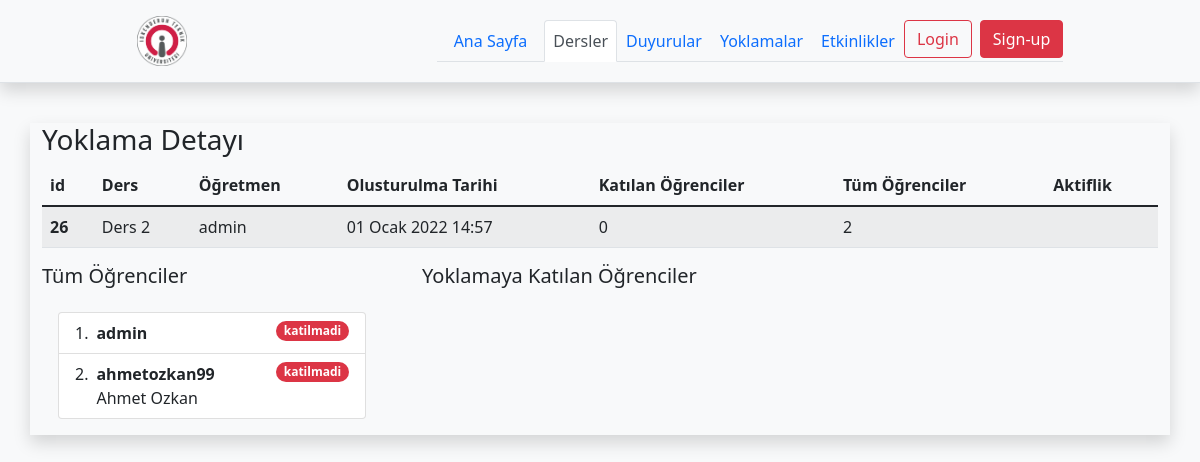
The app's page /lessons/attendance/26, older data.
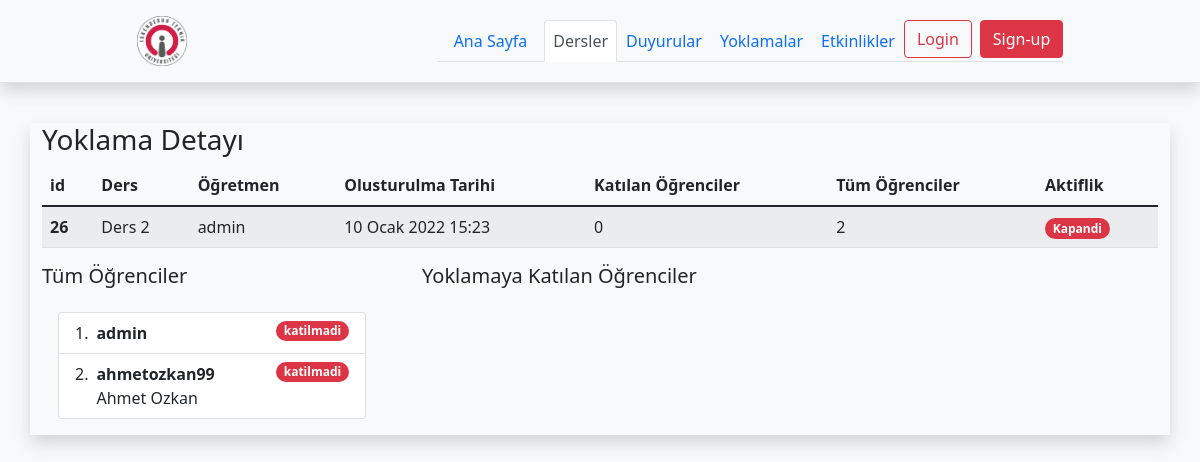
The same page, newer data.
### lessons/models.py (models this page shows, shortened)
class Attendance(models.Model):
    id = models.BigAutoField(primary_key=True)
    lesson = models.ForeignKey(Lesson,on_delete=models.CASCADE,related_name='attendance_lesson')
    user_joined= models.ManyToManyField(User,blank=True,related_name="attendance_joined")
    date = models.DateTimeField()
    date2 = models.DateTimeField()
    date_now = models.DateTimeField(auto_now=True,unique=True)
    avaliable = models.BooleanField(default=True)
    qr_code = models.ImageField(upload_to='qr_codes',blank=True)
    qr_url=models.URLField(blank=True,null=True)

class Lesson(models.Model):
    teacher = models.ForeignKey(User, null=True,on_delete=models.CASCADE)
    name = models.CharField(max_length=128,unique=True)
    image  = models.ImageField(upload_to="lessons/%Y/%m/%d/",default = "lessons/default_lesson_image.png")
    description = models.TextField(blank=True,null=True)
    students = models.ManyToManyField(User, blank=True,related_name='lesson_joined')
    date = models.DateTimeField(auto_now=True)
    avaliable = models.BooleanField(default =True)
    def __str__(self):
        return self.name

### lessons/views.py (the view)
# urls.py: path('attendance/<int:attendance_id>',views.attendance_detail,name="attendance_detail"),
def attendance_detail(request,attendance_id):
    current_user = request.user
    attendance = Attendance.objects.get(id = attendance_id)
    context = {
        'attendance':attendance
    }
    return render(request,'attendances/attendance.html',context)

### templates/attendances/attendance.html (shortened to what this page needs)
{% extends "base.html" %}
{% block body %}
{% load crispy_forms_tags %}
<div class="container shadow">
  <div class="row">
    <div class="col">
    <H3 >Yoklama Detayı</H1>
    <table class="table table-striped table-hover">
        <thead>
          <tr>
            <th scope="col">id</th>
            <th scope="col">Ders</th>
            <th scope="col">Öğretmen</th>
            <th scope="col">Olusturulma Tarihi</th>
            <th scope="col">Katılan Öğrenciler</th>
            <th scope="col">Tüm Öğrenciler</th>
            <th scope="col">Aktiflik</th>
          </tr>
        </thead>
        <tbody>
          <tr>
            <th scope="row"> {{attendance.id}}</th>
            <td>{{attendance.lesson}}</td>
            <td>{{attendance.lesson.teacher}}</td>
            <td>{{attendance.date_now}}</td>
            <td>{{attendance.user_joined.count}}</td>
            <td>{{attendance.lesson.students.count}}</td>
            {% if attendance.avaliable %}
            <td></td>
            {% else %}
            <td>
            <span class="badge bg-danger rounded-pill">Kapandi</span>
            </td>
            {% endif %}
          </tr>
        </tbody>
      </table>
    </div>
</div>
    <div class="row">
        <div class="col-4">
            <h5>Tüm Öğrenciler</h5>
            <div class="overflow-auto p-3 mb-3 mb-md-0 me-md-3 bg-light" style="max-width: 500px; max-height: 400px;">
            <ol class="list-group list-group-numbered">
              {% if attendance.lesson.students.all %}
              {% for student in attendance.lesson.students.all %}
              <li class="list-group-item d-flex justify-content-between
                align-items-start">
                <div class="ms-2 me-auto">
                  <div class="fw-bold">{{student.username}}</div>
                  {{student.first_name}} {{student.last_name}}
                </div>
                {% if student in attendance.user_joined.all %}
                <span class="badge bg-success rounded-pill">katildi</span>
                {% else %}
                <span class="badge bg-danger rounded-pill">katilmadi</span>
                {% endif %}
              </li>
              {% endfor %}
              {% endif %}
            </ol>
        </div>
    </div>
        <div class="col-4">
            <h5>Yoklamaya Katılan Öğrenciler</h5>
            <div class="overflow-auto p-3 mb-3 mb-md-0 me-md-3 bg-light" style="max-width: 500px; max-height: 400px;">
        </div>
    </div>
</div>
  </div>
{% endblock body %}

Row changes from the older to the newer data that the page shows:
changed Attendance "Ders 2": date_now "01 Ocak 2022 14:57" → "10 Ocak 2022 15:23"; avaliable True → False (drawn)
Text that changed along with them:
text now shown: "Kapandi"
